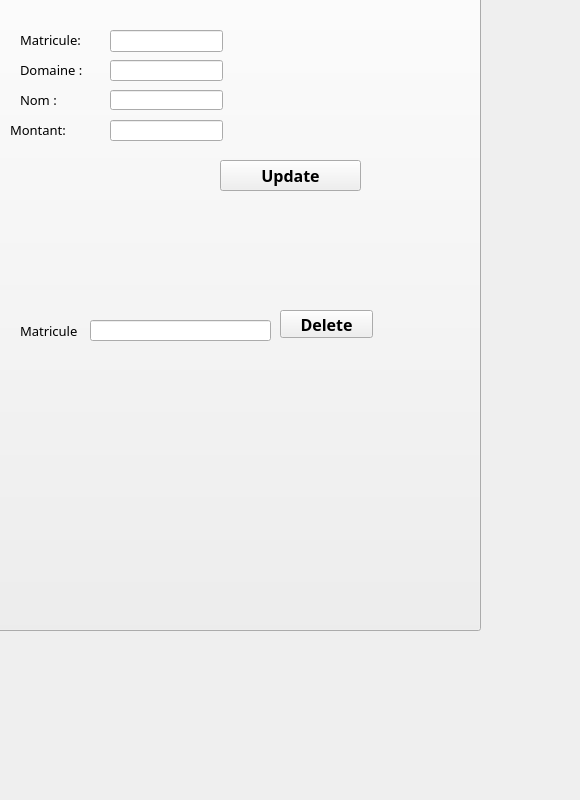
      <widget class="QWidget" name="tab_15">
       <attribute name="title">
        <string>Supprimer</string>
       </attribute>
       <widget class="QPushButton" name="pushButton_14">
        <property name="geometry">
         <rect>
          <x>-90</x>
          <y>-160</y>
          <width>571</width>
          <height>791</height>
         </rect>
        </property>
        <property name="text">
         <string/>
        </property>
        <property name="icon">
         <iconset>
          <normaloff>../Creator The Podcast (6).png</normaloff>../Creator The Podcast (6).png</iconset>
        </property>
        <property name="iconSize">
         <size>
          <width>1000</width>
          <height>1000</height>
         </size>
        </property>
       </widget>
       <widget class="QLineEdit" name="sup_m">
        <property name="geometry">
         <rect>
          <x>90</x>
          <y>320</y>
          <width>181</width>
          <height>21</height>
         </rect>
        </property>
        <property name="text">
         <string/>
        </property>
       </widget>
       <widget class="QLabel" name="label_32">
        <property name="geometry">
         <rect>
          <x>20</x>
          <y>320</y>
          <width>81</width>
          <height>21</height>
         </rect>
        </property>
        <property name="font">
         <font>
          <family>Bahnschrift Condensed</family>
          <pointsize>10</pointsize>
         </font>
        </property>
        <property name="text">
         <string>Matricule</string>
        </property>
       </widget>
       <widget class="QPushButton" name="deleteS_2">
        <property name="geometry">
         <rect>
          <x>280</x>
          <y>310</y>
          <width>93</width>
          <height>28</height>
         </rect>
        </property>
        <property name="font">
         <font>
          <family>Bahnschrift Condensed</family>
          <pointsize>12</pointsize>
          <weight>75</weight>
          <bold>true</bold>
         </font>
        </property>
        <property name="text">
         <string>Delete</string>
        </property>
       </widget>
       <widget class="QLabel" name="label_29">
        <property name="geometry">
         <rect>
          <x>20</x>
          <y>30</y>
          <width>91</width>
          <height>20</height>
         </rect>
        </property>
        <property name="font">
         <font>
          <family>Bahnschrift Condensed</family>
          <pointsize>10</pointsize>
         </font>
        </property>
        <property name="text">
         <string>Matricule:</string>
        </property>
       </widget>
       <widget class="QLabel" name="label_30">
        <property name="geometry">
         <rect>
          <x>20</x>
          <y>60</y>
          <width>81</width>
          <height>20</height>
         </rect>
        </property>
        <property name="font">
         <font>
          <family>Bahnschrift Condensed</family>
          <pointsize>10</pointsize>
         </font>
        </property>
        <property name="text">
         <string>Domaine :</string>
        </property>
       </widget>
       <widget class="QLabel" name="label_31">
        <property name="geometry">
         <rect>
          <x>20</x>
          <y>90</y>
          <width>71</width>
          <height>20</height>
         </rect>
        </property>
        <property name="font">
         <font>
          <family>Bahnschrift Condensed</family>
          <pointsize>10</pointsize>
         </font>
        </property>
        <property name="text">
         <string>Nom :</string>
        </property>
       </widget>
       <widget class="QLabel" name="label_27">
        <property name="geometry">
         <rect>
          <x>10</x>
          <y>120</y>
          <width>71</width>
          <height>20</height>
         </rect>
        </property>
        <property name="font">
         <font>
          <family>Bahnschrift Condensed</family>
          <pointsize>10</pointsize>
         </font>
        </property>
        <property name="text">
         <string>Montant:</string>
        </property>
       </widget>
       <widget class="QLineEdit" name="matricule_3">
        <property name="geometry">
         <rect>
          <x>110</x>
          <y>30</y>
          <width>113</width>
          <height>22</height>
         </rect>
        </property>
       </widget>
       <widget class="QLineEdit" name="montant_3">
        <property name="geometry">
         <rect>
          <x>110</x>
          <y>60</y>
          <width>113</width>
          <height>21</height>
         </rect>
        </property>
        <property name="placeholderText">
         <string/>
        </property>
       </widget>
       <widget class="QLineEdit" name="nom_3">
        <property name="geometry">
         <rect>
          <x>110</x>
          <y>90</y>
          <width>113</width>
          <height>20</height>
         </rect>
        </property>
       </widget>
       <widget class="QLineEdit" name="domaine_3">
        <property name="geometry">
         <rect>
          <x>110</x>
          <y>120</y>
          <width>113</width>
          <height>21</height>
         </rect>
        </property>
        <property name="placeholderText">
         <string/>
        </property>
       </widget>
       <widget class="QPushButton" name="updateS">
        <property name="geometry">
         <rect>
          <x>220</x>
          <y>160</y>
          <width>141</width>
          <height>31</height>
         </rect>
        </property>
        <property name="font">
         <font>
          <family>Bahnschrift Condensed</family>
          <pointsize>12</pointsize>
          <weight>75</weight>
          <bold>true</bold>
         </font>
        </property>
        <property name="text">
         <string>Update</string>
        </property>
       </widget>
      </widget>
